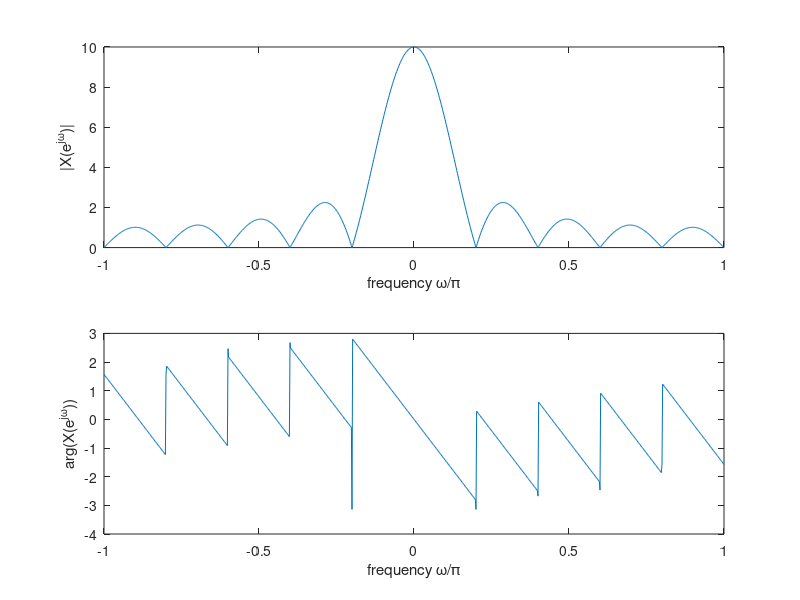

The MATLAB source for this figure:
% Computing the DTFT of signal x
clear;
x = [1 1 1 1 1 1 1 1 1 1];
n = 0:length(x)-1;
K = 500;
k =-K:K;
w = pi*k/K;

xr = x*cos(n'*w);
xi = x*sin(n'*w);
magX = sqrt(xr.^2 + xi.^2);
angX = -atan2(xi, xr);

title('DTFT of x[n]');

subplot(2, 1, 1); plot(w/pi,magX);
xlabel('frequency \omega/\pi'); ylabel('|X(e^j^\omega)|');

subplot(2, 1, 2); plot(w/pi,angX);
xlabel('frequency \omega/\pi'); ylabel('arg(X(e^j^\omega))');
